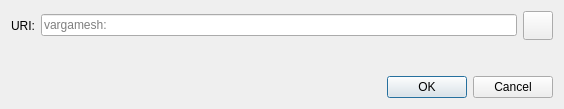
<?xml version="1.0" encoding="UTF-8"?>
<ui version="4.0">
 <class>OpenURIDialog</class>
 <widget class="QDialog" name="OpenURIDialog">
  <property name="geometry">
   <rect>
    <x>0</x>
    <y>0</y>
    <width>564</width>
    <height>109</height>
   </rect>
  </property>
  <property name="windowTitle">
   <string>Open bitcoin URI</string>
  </property>
  <layout class="QVBoxLayout" name="verticalLayout">
   <item>
    <layout class="QHBoxLayout" name="horizontalLayout">
     <item>
      <widget class="QLabel" name="label">
       <property name="text">
        <string>URI:</string>
       </property>
      </widget>
     </item>
     <item>
      <widget class="QValidatedLineEdit" name="uriEdit">
       <property name="placeholderText">
        <string notr="true">vargamesh:</string>
       </property>
      </widget>
     </item>
     <item>
      <widget class="QToolButton" name="pasteButton">
       <property name="toolTip">
        <string extracomment="Tooltip text for button that allows you to paste an address that is in your clipboard.">Paste address from clipboard</string>
       </property>
       <property name="text">
        <string/>
       </property>
       <property name="icon">
        <iconset resource="../bitcoin.qrc">
         <normaloff>:/icons/editpaste</normaloff>:/icons/editpaste
        </iconset>
       </property>
       <property name="iconSize">
        <size>
         <width>22</width>
         <height>22</height>
        </size>
       </property>
      </widget>
     </item>
    </layout>
   </item>
   <item>
    <spacer name="verticalSpacer">
     <property name="orientation">
      <enum>Qt::Vertical</enum>
     </property>
     <property name="sizeHint" stdset="0">
      <size>
       <width>20</width>
       <height>40</height>
      </size>
     </property>
    </spacer>
   </item>
   <item>
    <widget class="QDialogButtonBox" name="buttonBox">
     <property name="orientation">
      <enum>Qt::Horizontal</enum>
     </property>
     <property name="standardButtons">
      <set>QDialogButtonBox::Cancel|QDialogButtonBox::Ok</set>
     </property>
    </widget>
   </item>
  </layout>
 </widget>
 <customwidgets>
  <customwidget>
   <class>QValidatedLineEdit</class>
   <extends>QLineEdit</extends>
   <header>qt/qvalidatedlineedit.h</header>
  </customwidget>
 </customwidgets>
 <resources/>
 <connections>
  <connection>
   <sender>buttonBox</sender>
   <signal>accepted()</signal>
   <receiver>OpenURIDialog</receiver>
   <slot>accept()</slot>
   <hints>
    <hint type="sourcelabel">
     <x>248</x>
     <y>254</y>
    </hint>
    <hint type="destinationlabel">
     <x>157</x>
     <y>274</y>
    </hint>
   </hints>
  </connection>
  <connection>
   <sender>buttonBox</sender>
   <signal>rejected()</signal>
   <receiver>OpenURIDialog</receiver>
   <slot>reject()</slot>
   <hints>
    <hint type="sourcelabel">
     <x>316</x>
     <y>260</y>
    </hint>
    <hint type="destinationlabel">
     <x>286</x>
     <y>274</y>
    </hint>
   </hints>
  </connection>
 </connections>
</ui>
